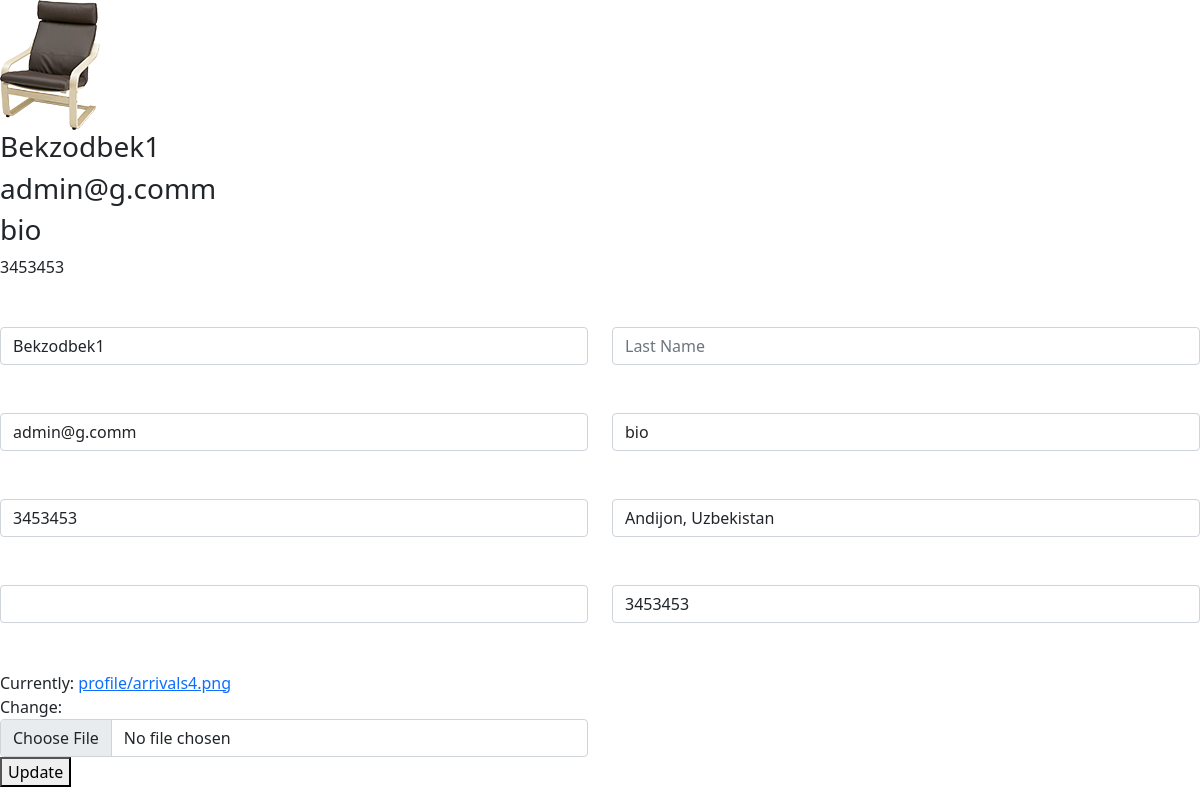
Before: /profile/ (signed in) with the older database file.
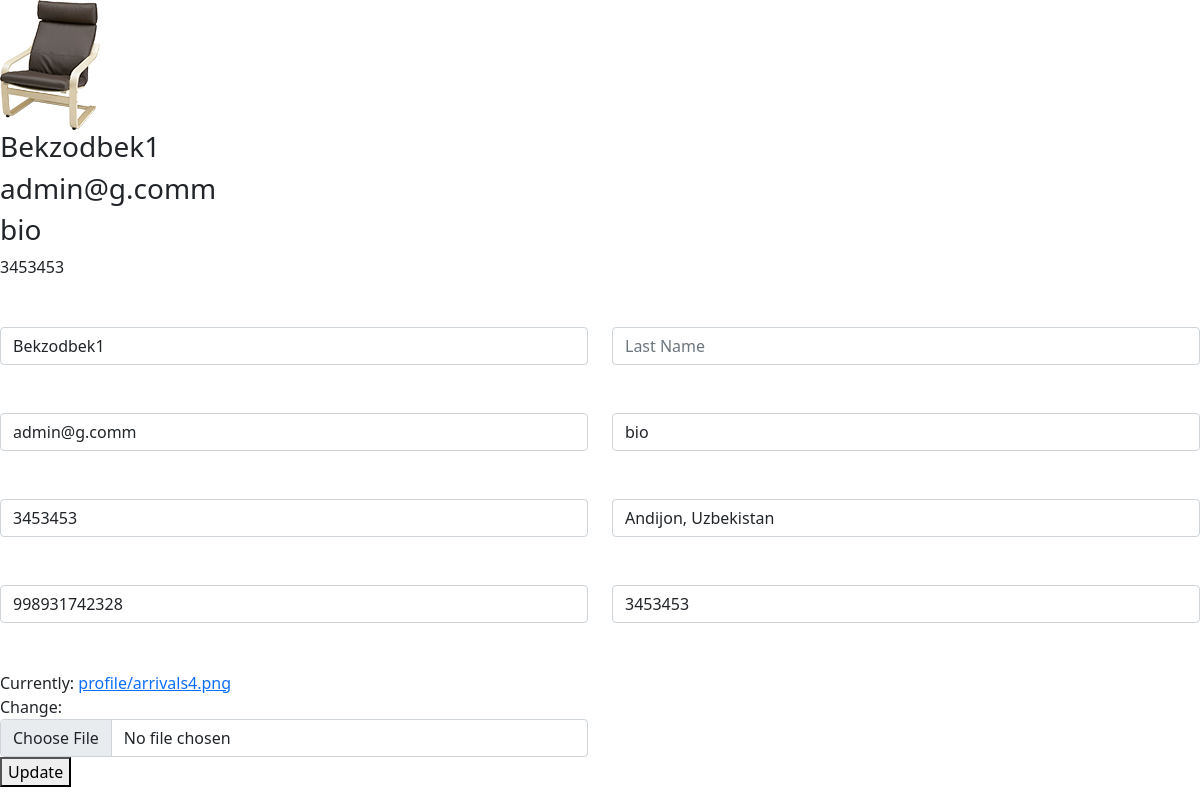
After: the same page with the newer database file.
### furnapp/models.py (models this page shows, shortened)
class MyUser(AbstractUser):
    username = None
    email = models.EmailField(unique=True)
    USERNAME_FIELD = 'email'
    REQUIRED_FIELDS = []
    is_organiser = models.BooleanField(default=False)
    is_agent = models.BooleanField(default=False)

class Profile(models.Model):
    class Meta:
        verbose_name = "My Profile"
        verbose_name_plural = "Profile"
    custom_user = models.OneToOneField(MyUser, on_delete=models.CASCADE)
    image = models.ImageField(default="arrivals5.png", upload_to="profile")
    bio = models.CharField(max_length=100, default="bio", null=True, blank=True)
    card_number = models.IntegerField(default=2500, null=True,blank=True)
    address = models.CharField(max_length=200, null=True, blank=True)
    mobile_number = models.IntegerField(default=998931742328, null=True, blank=True)

### furnapp/views.py (the view)
# urls.py: path('profile/', profile, name="profile")
def profile(request):
    if request.method == 'POST':
        user_form = UpdateUserForm(request.POST, instance=request.user)
        profile_form = UpdateProfileForm(request.POST,
                                          request.FILES,
                                          instance=request.user.profile)
        if user_form.is_valid() and profile_form.is_valid():
            user_form.save()
            profile_form.save()
            return redirect("/profile/")
    else:
        user_form = UpdateUserForm(instance=request.user)
        profile_form = UpdateProfileForm(instance=request.user.profile)
    context ={
        "user_form":user_form,
        "profile_form":profile_form
    }
    return render(request, 'pages/profile.html', context)

### furnapp/form.py
class UpdateUserForm(forms.ModelForm):
    class Meta:
        model = User
        fields = ['first_name', 'last_name', "email"]
        widgets = {
            'first_name': forms.TextInput(attrs={"class": "form-control", "placeholder": "First Name", "id": 'firstname'}),
            'last_name': forms.TextInput(attrs={"class": "form-control", "placeholder": "Last Name", "id": "lastname"}),
            'email': forms.EmailInput(attrs={"class": 'form-control w-75', "placeholder": "Email", "id": "email"})
        }

class UpdateProfileForm(forms.ModelForm):
    class Meta:
        model = Profile
        fields = ['image', 'bio', 'card_number', 'address', 'mobile_number']

### templates/pages/profile.html (shortened to what this page needs)
{% load static %}
<!DOCTYPE html>
<html lang="en">
<head>
    <link rel="stylesheet" href="{% static 'css/profile.css' %}">
    <link rel="stylesheet" href="https://cdnjs.cloudflare.com/ajax/libs/font-awesome/5.12.1/css/all.min.css">
    <link href="https://cdn.jsdelivr.net/npm/bootstrap@5.0.2/dist/css/bootstrap.min.css" rel="stylesheet">
</head>
<body>
    <div>
        <img src="{{ user.profile.image.url }}" alt="">
        <h3>{{ user.first_name }}</h3>
        <h3>{{ user.email }}</h3>
        <h3>{{ user.profile.bio }}</h3>
        <span>{{ user.profile.card_number }}</span>
        <form  method="post" enctype="multipart/form-data">
            {% load widget_tweaks %}
          <div class="row">
            <div class="col-md-6 form-group mt-5">
                {% render_field user_form.first_name type="text" class="form-control" %}
            </div>
            <div class="col-md-6 form-group mt-5">
                {% render_field user_form.last_name type="text" class="form-control" %}
            </div>
            <div class="col-md-6 form-group mt-5">
                {% render_field user_form.email type="text" class="form-control" %}
            </div>
            <div class="col-md-6 form-group mt-5">
                {% render_field profile_form.bio type="text" class="form-control" %}
            </div>
            <div class="col-md-6 form-group mt-5">
                {% render_field profile_form.card_number type="text" class="form-control" %}
            </div>
            <div class="col-md-6 form-group mt-5">
                {% render_field profile_form.address type="text" class="form-control" %}
            </div>
            <div class="col-md-6 form-group mt-5">
                {% render_field profile_form.mobile_number type="text" class="form-control" %}
            </div>
            <div class="col-md-6 form-group mt-5">
                {% render_field profile_form.card_number type="text" class="form-control" %}
            </div>
            <div class="col-md-6 form-group mt-5">
                {% render_field profile_form.image type="file" class="form-control" %}
            </div>
          </div>
            <button type="submit">Update</button>
        </form>
    </div>
</body>
</html>

### staicfiles/css/profile.css (style rules this page uses)
* { margin: 0; }
body { background-color: #e8f5ff; font-family: Arial; overflow: hidden; }

Changed rows visible on the page:
changed Profile "bio": mobile_number (not shown) → "998931742328"
